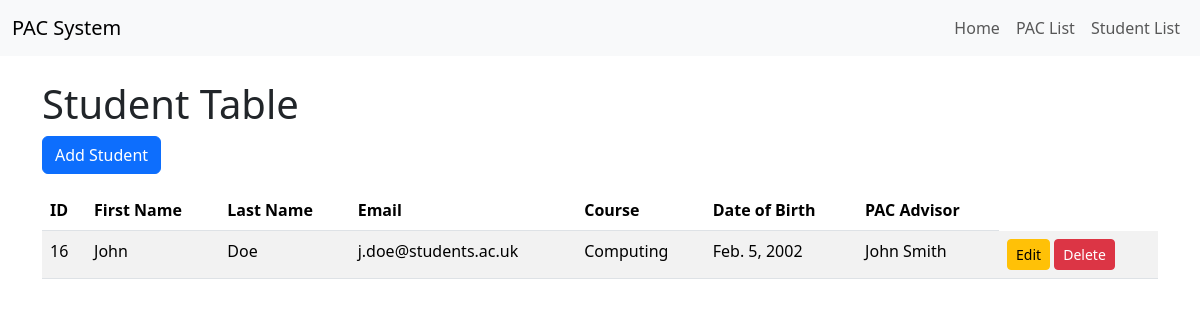
The page /student_list/ on the database its author committed.
### pacsystem/models.py (models this page shows, shortened)
class StudentTable(models.Model):
    StudentID = models.AutoField(primary_key=True)
    PacID = models.ForeignKey(PacTable, on_delete=models.SET_NULL, null=True, blank=True)
    FirstName = models.CharField(max_length=64, null=False)
    LastName = models.CharField(max_length=64, null=False)
    Email = models.EmailField(max_length=255, null=False)
    Course = models.CharField(max_length=64, null=False)
    DOB = models.DateField(null=False)

class PacTable(models.Model):
    PacID = models.AutoField(primary_key=True)
    FirstName = models.CharField(max_length=64, null=False)
    LastName = models.CharField(max_length=64, null=False)
    Email = models.EmailField(max_length=255, null=False)
    Department = models.CharField(max_length=64, null=False)

### pacsystem/views.py (the view)
# urls.py: path('student_list/', view=views.student_view, name='student_view'),
def student_view(request):
    students = StudentTable.objects.all()
    context = {'students': students}
    return render(request, 'studentpac/student.html', context)

### pacsystem/templates/studentpac/student.html (shortened to what this page needs)
{% extends 'studentpac/base.html' %}
{% block content %}
<h1>Student Table</h1>
<a href="{% url 'add_student' %}" class="btn btn-primary mb-3">Add Student</a>
<table class="table table-striped">
    <thead>
    <tr>
        <th>ID</th>
        <th>First Name</th>
        <th>Last Name</th>
        <th>Email</th>
        <th>Course</th>
        <th>Date of Birth</th>
        <th>PAC Advisor</th>
    </tr>
    </thead>
    <tbody>
    {% for student in students %}
    <tr>
        <td>{{ student.StudentID }}</td>
        <td>{{ student.FirstName }}</td>
        <td>{{ student.LastName }}</td>
        <td>{{ student.Email }}</td>
        <td>{{ student.Course }}</td>
        <td>{{ student.DOB }}</td>
        <td>{{ student.PacID.FirstName }} {{ student.PacID.LastName }}</td>
        <td>
            <a href="{% url 'edit_student' student.StudentID %}" class="btn btn-sm btn-warning">Edit</a>
            <a href="{% url 'delete_student' student.StudentID %}" class="btn btn-sm btn-danger">Delete</a>
        </td>
    </tr>
    {% endfor %}
    </tbody>
</table>
{% endblock %}

### rows shown on the page
StudentTable: StudentID "16", FirstName "John", LastName "Doe", Email "j.doe@students.ac.uk", Course "Computing", DOB "Feb. 5, 2002", PacID.FirstName "John", PacID.LastName "Smith"
